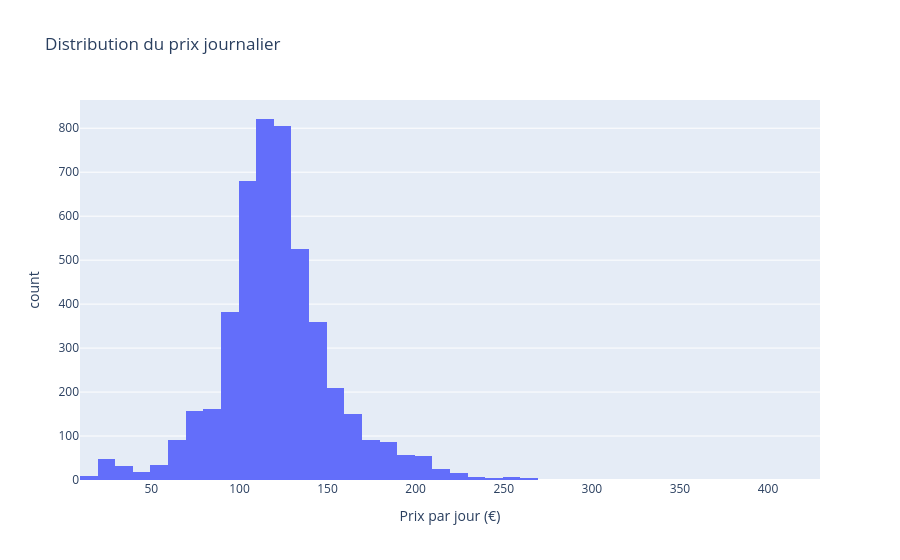

The code cell stored with this chart in its notebook:
### Markdown cell above
### Distribution des prix

Nous allons nous intéresser à la distribution des prix en fonction des véhicules.

### Code cell
fig = px.histogram(
    pricing,
    x="rental_price_per_day",
    nbins=60,
    title="Distribution du prix journalier",
    labels={"rental_price_per_day": "Prix par jour (€)"},
)
fig.show()

### Figure 1 — Plotly figure (JSON) as saved in the notebook; plotly's stock layout.template omitted (floating-point values rounded to 4 significant figures; data arrays with more than 128 entries replaced by an {"elided": "..."} marker saying what was removed)
{"data": [{"bingroup": "x", "hovertemplate": "Prix par jour (€)=%{x}<br>count=%{y}<extra></extra>", "legendgroup": "", "marker": {"color": "#636efa", "pattern": {"shape": ""}}, "name": "", "nbinsx": 60, "orientation": "v", "showlegend": false, "type": "histogram", "x": {"elided": "4840 int values"}, "xaxis": "x", "yaxis": "y"}], "layout": {"barmode": "relative", "legend": {"tracegroupgap": 0}, "title": {"text": "Distribution du prix journalier"}, "xaxis": {"anchor": "y", "domain": [0, 1], "title": {"text": "Prix par jour (€)"}}, "yaxis": {"anchor": "x", "domain": [0, 1], "title": {"text": "count"}}}}
